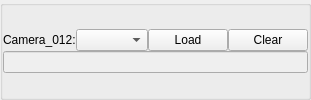
                          <widget class="QGroupBox" name="camera_index_groupBox_12">
                           <property name="title">
                            <string/>
                           </property>
                           <layout class="QGridLayout" name="gridLayout_15">
                            <property name="leftMargin">
                             <number>0</number>
                            </property>
                            <property name="topMargin">
                             <number>0</number>
                            </property>
                            <property name="rightMargin">
                             <number>0</number>
                            </property>
                            <property name="bottomMargin">
                             <number>0</number>
                            </property>
                            <property name="spacing">
                             <number>0</number>
                            </property>
                            <item row="0" column="0">
                             <layout class="QVBoxLayout" name="verticalLayout_17">
                              <item>
                               <layout class="QHBoxLayout" name="horizontalLayout_27" stretch="0,1,0,0">
                                <item>
                                 <widget class="QLabel" name="camera_index_label_12">
                                  <property name="text">
                                   <string>Camera_012:</string>
                                  </property>
                                 </widget>
                                </item>
                                <item>
                                 <widget class="QComboBox" name="camera_index_comboBox_12"/>
                                </item>
                                <item>
                                 <widget class="QPushButton" name="camera_index_pushButton_12">
                                  <property name="text">
                                   <string>Load</string>
                                  </property>
                                 </widget>
                                </item>
                                <item>
                                 <widget class="QPushButton" name="camera_index_clear_pushButton_12">
                                  <property name="text">
                                   <string>Clear</string>
                                  </property>
                                 </widget>
                                </item>
                               </layout>
                              </item>
                              <item>
                               <layout class="QHBoxLayout" name="horizontalLayout_28">
                                <item>
                                 <widget class="QLineEdit" name="camera_index_lineEdit_12">
                                  <property name="enabled">
                                   <bool>false</bool>
                                  </property>
                                 </widget>
                                </item>
                               </layout>
                              </item>
                             </layout>
                            </item>
                           </layout>
                          </widget>
